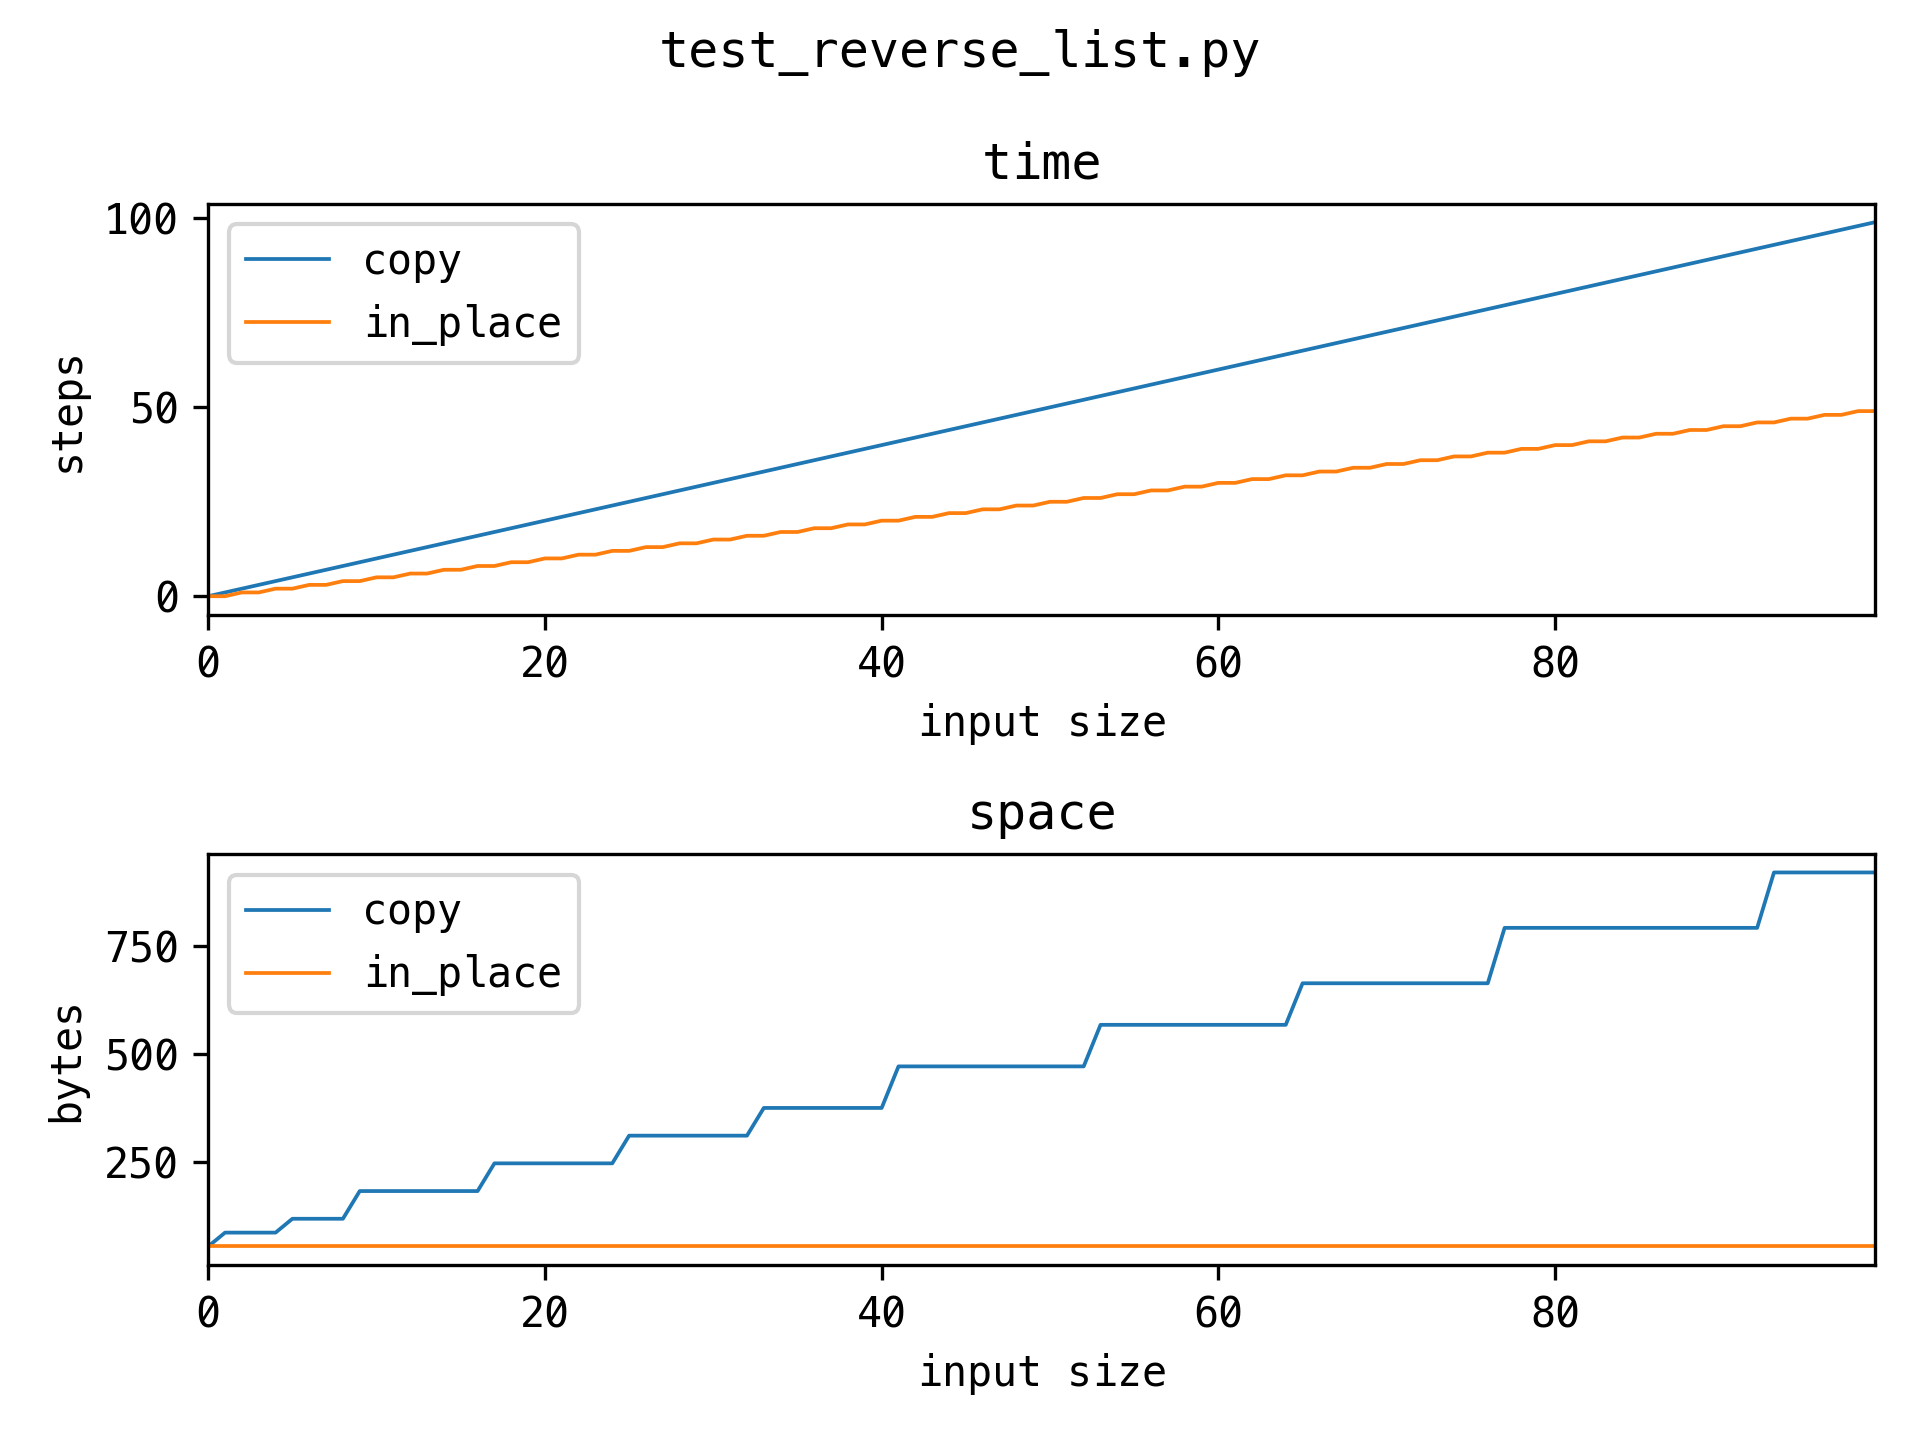

This figure's Python source:
from typing import List

from .. import utils


class Solution(utils.BaseSolution):
    def copy(self, items: List[int]) -> List[int]:
        result = []
        self.complexity.store(result)
        for i in range(len(items) - 1, -1, -1):
            self.complexity.step()
            result.append(items[i])
        return result

    def in_place(self, items: List[int]) -> List[int]:
        i = 0
        j = len(items) - 1
        self.complexity.store(i, j)
        while i < j:
            self.complexity.step()
            items[i], items[j] = items[j], items[i]
            i += 1
            j -= 1
        return items


def test_solutions():
    tests = [
        ([1, 2, 3], [3, 2, 1]),
    ]
    s = Solution()

    for nums, expected in tests:
        for name, func in s.methods():
            assert func(nums) == expected, f"{name}"


def test_complexity():
    tests = [list(range(n)) for n in range(100)]
    s = Solution()

    for nums in tests:
        for name, func in s.methods():
            func(nums)
            s.complexity.mark(name, len(nums))

    s.complexity.plot()
